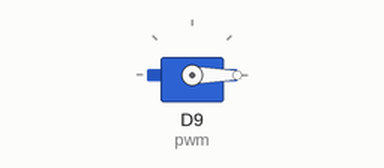
This program was run on a simulated CircuitPython board. On the bench: servo.

Above: at 0.05 s.
At 0.9 s:
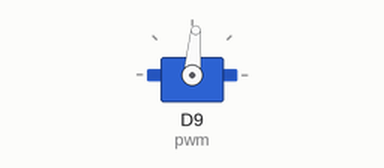
At 1.75 s:
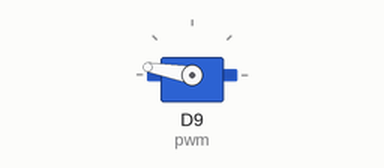
At 3.45 s:
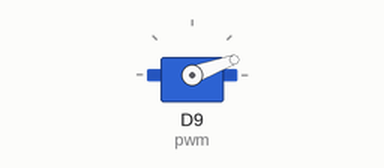
Timing chart, 0 to 8.3 s (numbered marks = the images above):
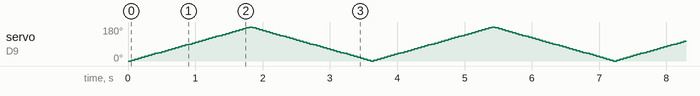

The program:

CircuitPython_Servo.py
```python
"""CircuitPython Essentials Servo standard servo example"""
import time
import board
import pulseio
from adafruit_motor import servo

# create a PWMOut object on Pin D9.
# duty_cycle cycles the pin with 50% duty cycle (half of 65535)
# frequency is the the target frequency in Hertz
pwm = pulseio.PWMOut(board.D9, duty_cycle=2 ** 15, frequency=50)

# Create a servo object, my_servo.
my_servo = servo.Servo(pwm)

while True:
    for angle in range(0, 180, 5):  # 0 - 180 degrees, 5 degrees at a time.
        my_servo.angle = angle
        time.sleep(0.05)
    for angle in range(180, 0, -5): # 180 - 0 degrees, 5 degrees at a time.
        my_servo.angle = angle
        time.sleep(0.05)
```
